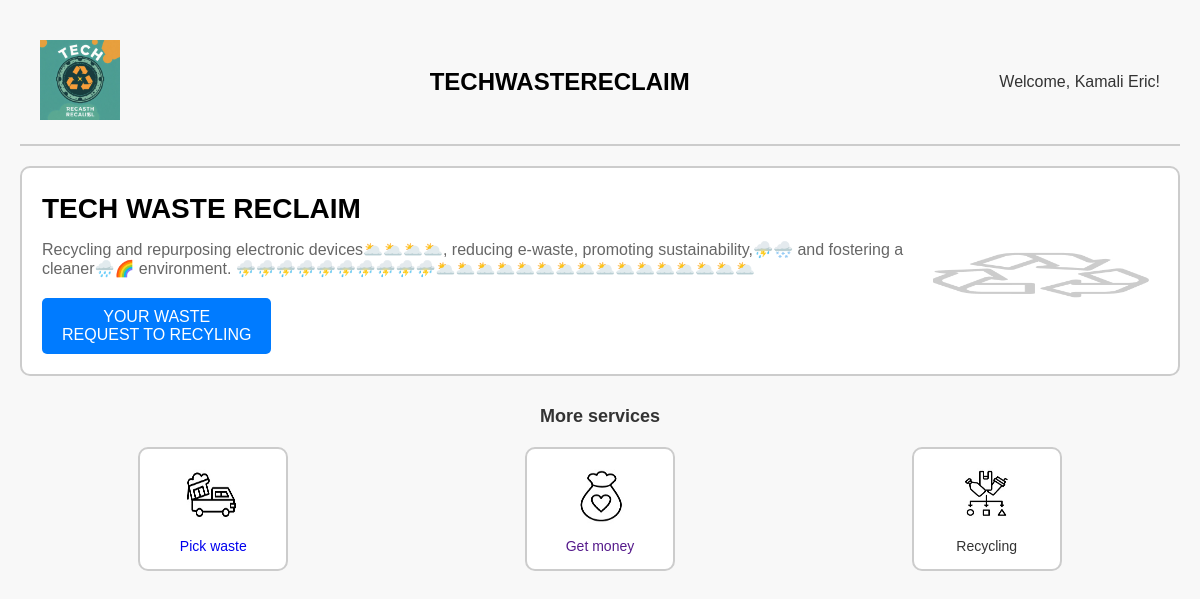
The app's page /started/1 with its own data.
### myapp/models.py (models this page shows, shortened)
class Users(models.Model):
    userN = models.AutoField(primary_key=True, unique=True)  # Auto-incremented primary key
    Name = models.CharField(max_length=150)
    email = models.EmailField(validators=[EmailValidator()])
    password = models.CharField(max_length=128)
    phone = models.CharField(max_length=15)  # Assuming phone number format
    district = models.CharField(max_length=255)
    sector = models.CharField(max_length=255)
    cell = models.CharField(max_length=255)
    village = models.CharField(max_length=255)

class RecyclingInfo(models.Model):
    title = models.CharField(max_length=200)
    subtitle = models.TextField()
    button_text = models.CharField(max_length=100)
    button_description = models.TextField()

### myapp/views.py (the view)
# urls.py: path('started/<int:pk>', views.started, name='started'),
def started(request,pk):
    user=Users.objects.get(userN=pk)
    recycling_info = RecyclingInfo.objects.first()
    return render(request, 'home.html', {'recycling_info': recycling_info,'user':user})

### myapp/templates/home.html (shortened to what this page needs)
{% load static %}
{% block content %}
<!DOCTYPE html>
<html lang="en">
<head>
</head>
<body>
  <div class="container">
    <header class="header">
      <div class="logo">
        <img src="{% static 'myapp/image/logo.jpg' %}" alt="TechWaste Logo">
      </div>
      <h1 class="title">TECHWASTERECLAIM</h1>
      Welcome, {{ user.Name }}!
    </header>
    <main class="main">
      <div class="info-box">
        <div class="info-text">
          <h2>{{ recycling_info.title|safe }}</h2>
          <p>{{ recycling_info.subtitle|safe }}</p>
          <div class="button-box">
            <button class="pickup-button">
              {{ recycling_info.button_text }} <br>
              <span>{{ recycling_info.button_description }}</span>
            </button>
          </div>
        </div>
        <div class="info-image">
          <img src="{% static 'myapp/image/recy.jpg' %}" alt="Recycling Bin">
        </div>
      </div>
      <section class="services">
        <h3>More services</h3>
        <div class="service-cards">
          <div class="service-card">
            <a href="{% url 'request' user.pk %}">
              <img src="{% static 'myapp/image/waste.jpg' %}" alt="Pick Waste Icon">
              <p>Pick waste</p>
            </a>
          </div>
          <div class="service-card">
            <a href="">
              <img src="{% static 'myapp/image/moni.jpg' %}" alt="Get Money Icon">
              <p>Get money</p>
            </a>
          </div>
          <div class="service-card" id="recycling-btn">
            <img src="{% static 'myapp/image/pick.jpg' %}" alt="Recycling Icon">
            <p>Recycling</p>
          </div>
        </div>
      </section>
    </main>
  </div>
</body>
</html>
{% endblock content %}

### myapp/templates/home.html (style rules this page uses)
* { margin: 0; padding: 0; box-sizing: border-box; }
body { font-family: 'Poppins', sans-serif; background-color: #f8f8f8; color: #333; }
.container { max-width: 1200px; margin: 0 auto; padding: 20px; }
.header { display: flex; align-items: center; justify-content: space-between; padding: 20px; border-bottom: 2px solid #ccc; }
.logo img { height: 80px; }
.title { font-size: 24px; font-weight: 600; text-transform: uppercase; color: #000; }
.main { margin-top: 20px; }
.info-box { display: flex; align-items: center; justify-content: space-between; padding: 20px; border: 2px solid #ccc; border-radius: 10px; background-color: #fff; }
.info-text h2 { font-size: 28px; font-weight: 600; line-height: 1.5; color: #000; }
.info-text p { font-size: 16px; margin: 10px 0; color: #666; }
.button-box { margin-top: 20px; }
.pickup-button { background-color: #007bff; color: #fff; padding: 10px 20px; font-size: 16px; font-weight: 500; border: none; border-radius: 5px; cursor: pointer; transition: background-color 0.3s; }
.info-image img { max-width: 100%; height: auto; opacity: 0.2; }
.services { margin-top: 30px; text-align: center; }
.services h3 { font-size: 18px; font-weight: 600; margin-bottom: 20px; }
.service-cards { display: flex; justify-content: space-around; }
.service-card { text-align: center; background-color: #fff; border: 2px solid #ccc; padding: 15px; border-radius: 10px; width: 150px; transition: transform 0.3s; }
.service-card img { width: 60px; height: 60px; margin-bottom: 10px; }
.service-card p { font-size: 14px; font-weight: 500; text-decoration: none; }
.service-card a { text-decoration: none; }

### records on screen
Users: Name "Kamali Eric"
RecyclingInfo: title "TECH WASTE RECLAIM", subtitle "Recycling and repurposing electronic devices🌥️🌥️🌥️🌥️, reducing e-waste, promoting sustainability,⛈️🌨️ and fostering a cleaner🌧️🌈 environment. ⛈️⛈️⛈️⛈️⛈️⛈️⛈️⛈️⛈️⛈️🌥️🌥️🌥️🌥️🌥️🌥️🌥️🌥️🌥️🌥️🌥️🌥️🌥️🌥️🌥️🌥️", button_text "YOUR WASTE", button_description "REQUEST TO RECYLING"
